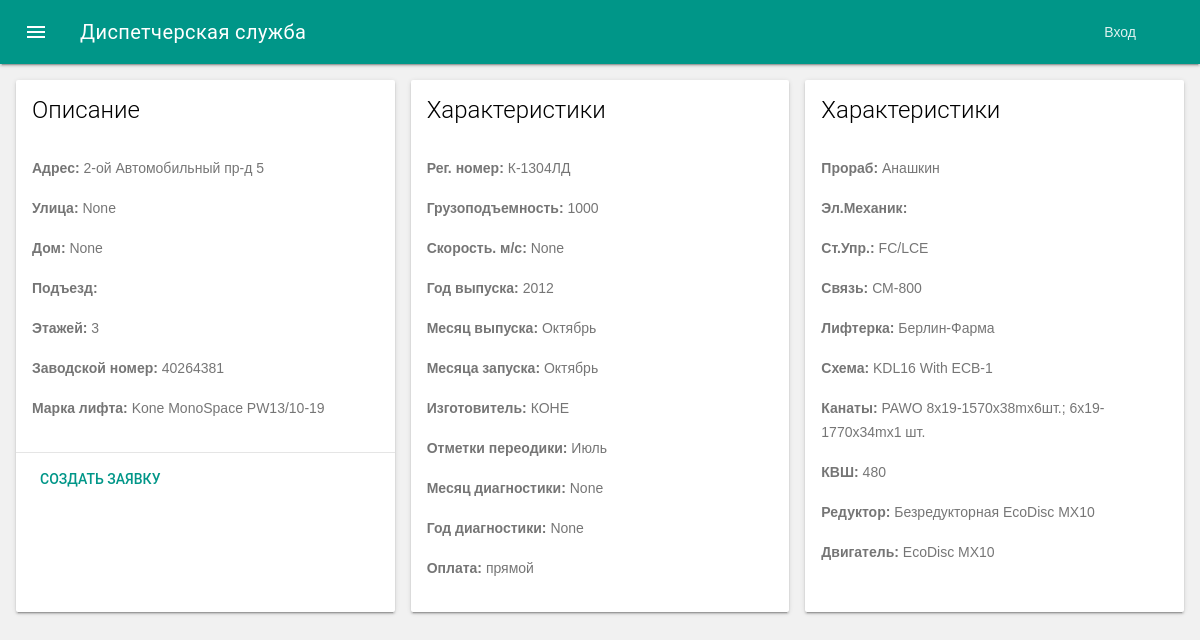
The app's page /desk/elevators/28/ with its own data.
### servicedesk/models/elevator.py (models this page shows, shortened)
class Elevator(models.Model):
    MONTH_CHOICES = (
        (1, "Январь"),
        (2, "Февраль"),
        (3, "Март"),
        (4, "Апрель"),
        (5, "Май"),
        (6, "Июнь"),
        (7, "Июль"),
        (8, "Август"),
        (9, "Сентябрь"),
        (10, "Октябрь"),
        (11, "Ноябрь"),
        (12, "Декабрь"),
    )
    class Meta:
        verbose_name = 'Лифт'
        verbose_name_plural = 'Лифты'
    owner = models.ForeignKey(
        Owner
    )
    address = models.CharField(
        'Адрес',
        max_length=4000,
        null=True,
        blank=True,
    )
    street = models.CharField(
        'Улица',
        max_length=4000,
        null=True,
        blank=True,
    )
    street_id = models.CharField(
        'Кладр ID(Улицы)',
        max_length=1000,
        null=True,
        blank=True,
    )
    house = models.CharField(
        'Дом',
        max_length=1000,
        null=True,
        blank=True,
    )
    house_id = models.CharField(
        'Кладр ID(Дом)',
        max_length=1000,
        null=True,
        blank=True,
    )
    entrance = models.CharField(
        'Подъезд',
        max_length=1000,
        null=True,
        blank=True,
    )
    floors = models.CharField(
        'Этажей',
        max_length=1000,
        null=True,
        blank=True,
    )
    serial_number = models.CharField(
        'Заводской номер',
        max_length=128,
        null=True,
        blank=True,
    )
    reg_number = models.CharField(
        'Рег. номер',
        max_length=128,
        null=True,
        blank=True,
    )
    capacity = models.PositiveIntegerField(
        'Грузоподъемность',
        null=True,
        blank=True,
    )
    speed = models.PositiveIntegerField(
        'Скорость. м/с',
        null=True,
        blank=True,
    )
    year_of_manufacture = models.PositiveSmallIntegerField(
        'Год выпуска',
        default=datetime.date.today().year,
        null=True,
        blank=True,
    )
    month_of_manufacture = models.PositiveSmallIntegerField(
        'Месяц выпуска',
        default=datetime.date.today().month,
        choices=MONTH_CHOICES,
        null=True,
        blank=True,
    )
    year_of_start = models.PositiveSmallIntegerField(
        'Год запуска',
        default=datetime.date.today().year,
        null=True,
        blank=True,
    )
    month_of_start = models.PositiveSmallIntegerField(
        'Месяца запуска',
        default=datetime.date.today().month,
        choices=MONTH_CHOICES,
        null=True,
        blank=True,
    )
    name_of_manufacture = models.CharField(
        'Изготовитель',
        max_length=128,
        null=True,
        blank=True,
    )
    periodiki = models.PositiveSmallIntegerField(
        'Отметки переодики',
        choices=MONTH_CHOICES,
        null=True,
        blank=True,
    )
    month_of_inspection = models.PositiveSmallIntegerField(
        'Месяц диагностики',
        choices=MONTH_CHOICES,
        null=True,
        blank=True,
    )
    year_of_inspection = models.PositiveSmallIntegerField(
        'Год диагностики',
        null=True,
        blank=True,
    )
    payment = models.CharField(
        'Оплата',
        max_length=128,
        null=True,
        blank=True,
    )
    prorab = models.CharField(
        'Прораб',
        max_length=128,
        null=True,
        blank=True,
    )
    elmechanik = models.CharField(
        'Эл.Механик',
        max_length=128,
        null=True,
        blank=True,
    )
    make = models.CharField(
        'Марка лифта',
        max_length=128,
        null=True,
        blank=True,
    )
    st_upr = models.CharField(
        'Ст.Упр.',
        max_length=128,
        null=True,
        blank=True,
    )
    communication = models.CharField(
        'Связь',
        max_length=128,
        null=True,
        blank=True,
    )
    lifterka = models.CharField(
        'Лифтерка',
        max_length=128,
        null=True,
        blank=True,
    )
    schema = models.CharField(
        'Схема',
        max_length=128,
        null=True,
        blank=True,
    )
    kanat = models.CharField(
        'Канаты',
        max_length=128,
        null=True,
        blank=True,
    )
    kvh = models.CharField(
        'КВШ',
        max_length=128,
        null=True,
        blank=True,
    )
    reductor = models.CharField(
        'Редуктор',
        max_length=128,
        null=True,
        blank=True,
    )
    engine = models.CharField(
        'Двигатель',
        max_length=128,
        null=True,
        blank=True,
    )
    def __str__(self):
        return '%s [%s]' % (self.address, self.entrance)

### servicedesk/views/elevator.py (the view)
# urls.py: url(r'elevators/(?P<pk>[0-9]+)/$', ElevatorDetailView.as_view(), name='elevator-detail'),
class ElevatorDetailView(DetailView):
    model = Elevator
    template_name = 'elevator/elevator_detail.html'
    def get_context_data(self, **kwargs):
        context = super(DetailView, self).get_context_data(**kwargs)
        return context

### servicedesk/templatetags/name_tags.py (called while the page is built)
@register.simple_tag
def verbose_name_tag(obj, field_name):
    return obj._meta.get_field(field_name).verbose_name

### servicedesk/templates/elevator/elevator_detail.html (shortened to what this page needs)
{% extends 'layout.html' %}
{% load name_tags %}
{% block content %}
<div class="mdl-grid">
    <div class="mdl-cell mdl-card mdl-shadow--2dp">
        <div class="mdl-card__title">
            <h2 class="mdl-card__title-text">Описание</h2>
        </div>
        <div class="mdl-card__supporting-text">
            <p><b>{% verbose_name_tag object 'address' %}:</b> {{ object.address }}</p>
            <p><b>{% verbose_name_tag object 'street' %}:</b> {{ object.street }}</p>
            <p><b>{% verbose_name_tag object 'house' %}:</b> {{ object.house }}</p>
            <p><b>{% verbose_name_tag object 'entrance' %}:</b> {{ object.entrance }}</p>
            <p><b>{% verbose_name_tag object 'floors' %}:</b> {{ object.floors }}</p>
            <p><b>{% verbose_name_tag object 'serial_number' %}:</b> {{ object.serial_number }}</p>
            <p><b>{% verbose_name_tag object 'make' %}:</b> {{ object.make }}</p>
        </div>
        <div class="mdl-card__actions mdl-card--border">
            <a class="mdl-button mdl-button--colored mdl-js-button mdl-js-ripple-effect">
            Создать заявку
            </a>
        </div>
    </div>
    <div class="mdl-cell mdl-card mdl-shadow--2dp">
        <div class="mdl-card__title">
            <h2 class="mdl-card__title-text">Характеристики</h2>
        </div>
        <div class="mdl-card__supporting-text">
            <p><b>{% verbose_name_tag object 'reg_number' %}:</b> {{ object.reg_number }}</p>
            <p><b>{% verbose_name_tag object 'capacity' %}:</b> {{ object.capacity }}</p>
            <p><b>{% verbose_name_tag object 'speed' %}:</b> {{ object.speed }}</p>
            <p><b>{% verbose_name_tag object 'year_of_manufacture' %}:</b> {{ object.year_of_manufacture }}</p>
            <p><b>{% verbose_name_tag object 'month_of_manufacture' %}:</b> {{ object.get_month_of_manufacture_display }}</p>
            <p><b>{% verbose_name_tag object 'month_of_start' %}:</b> {{ object.get_month_of_start_display }}</p>
            <p><b>{% verbose_name_tag object 'name_of_manufacture' %}:</b> {{ object.name_of_manufacture }}</p>
            <p><b>{% verbose_name_tag object 'periodiki' %}:</b> {{ object.get_periodiki_display }}</p>
            <p><b>{% verbose_name_tag object 'month_of_inspection' %}:</b> {{ object.get_month_of_inspection_display }}</p>
            <p><b>{% verbose_name_tag object 'year_of_inspection' %}:</b> {{ object.year_of_inspection }}</p>
            <p><b>{% verbose_name_tag object 'payment' %}:</b> {{ object.payment }}</p>
        </div>
    </div>
    <div class="mdl-cell mdl-card mdl-shadow--2dp">
        <div class="mdl-card__title">
            <h2 class="mdl-card__title-text">Характеристики</h2>
        </div>
        <div class="mdl-card__supporting-text">
            <p><b>{% verbose_name_tag object 'prorab' %}:</b> {{ object.prorab }}</p>
            <p><b>{% verbose_name_tag object 'elmechanik' %}:</b> {{ object.elmechanik }}</p>
            <p><b>{% verbose_name_tag object 'st_upr' %}:</b> {{ object.st_upr }}</p>
            <p><b>{% verbose_name_tag object 'communication' %}:</b> {{ object.communication }}</p>
            <p><b>{% verbose_name_tag object 'lifterka' %}:</b> {{ object.lifterka }}</p>
            <p><b>{% verbose_name_tag object 'schema' %}:</b> {{ object.schema }}</p>
            <p><b>{% verbose_name_tag object 'kanat' %}:</b> {{ object.kanat }}</p>
            <p><b>{% verbose_name_tag object 'kvh' %}:</b> {{ object.kvh }}</p>
            <p><b>{% verbose_name_tag object 'reductor' %}:</b> {{ object.reductor }}</p>
            <p><b>{% verbose_name_tag object 'engine' %}:</b> {{ object.engine }}</p>
        </div>
    </div>
</div>
{% endblock %}

### records on screen
Elevator: address "2-ой Автомобильный пр-д 5", street "None", house "None", floors "3", serial_number "40264381", make "Kone MonoSpace PW13/10-19", reg_number "К-1304ЛД", capacity "1000", speed "None", year_of_manufacture "2012", month_of_manufacture "Октябрь", month_of_start "Октябрь", name_of_manufacture "КОНЕ", periodiki "Июль", month_of_inspection "None", year_of_inspection "None", payment "прямой", prorab "Анашкин", st_upr "FC/LCE", communication "СМ-800", lifterka "Берлин-Фарма", schema "KDL16 With ECB-1", kanat "PAWO 8x19-1570x38mx6шт.; 6x19-1770x34mх1 шт.", kvh "480", reductor "Безредукторная EcoDisc MX10", engine "EcoDisc MX10"
